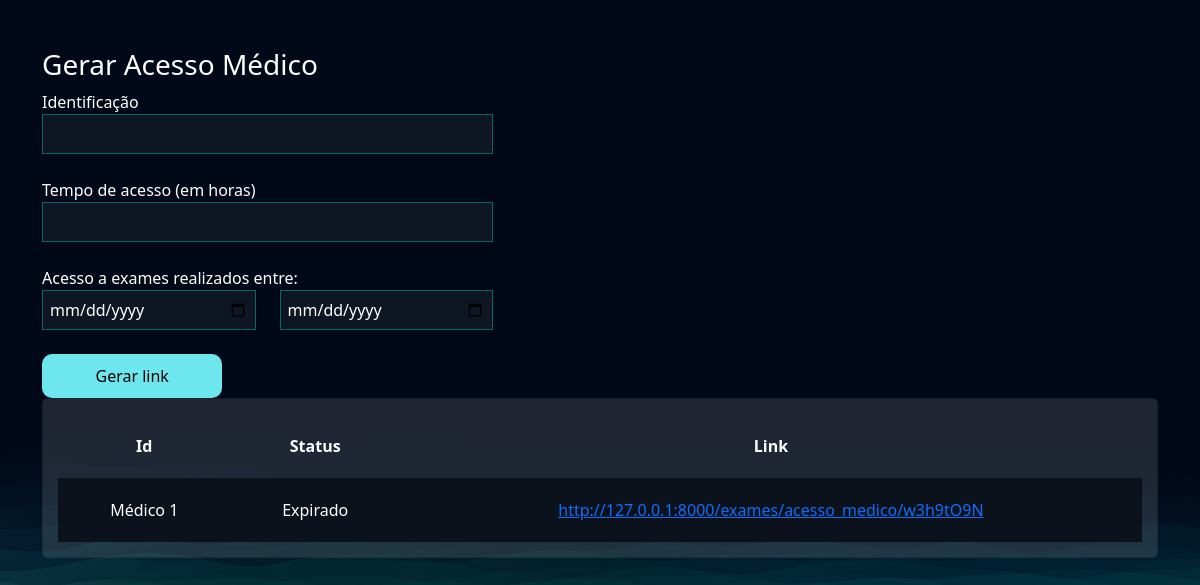
The page /exames/gerar_acesso_medico/ (signed in) on the database its author committed.
### exames/models.py (models this page shows, shortened)
class AcessoMedico(models.Model):
    usuario = models.ForeignKey(User, on_delete=models.DO_NOTHING)
    identificacao = models.CharField(max_length=50)
    tempo_de_acesso = models.IntegerField() # Em horas
    criado_em = models.DateTimeField()
    data_exames_iniciais = models.DateField()
    data_exames_finais = models.DateField()
    token = models.CharField(max_length=20, null=True, blank=True)
    @property
    def status(self):
        return 'Expirado' if timezone.now() > (self.criado_em + timedelta(hours=self.tempo_de_acesso)) else 'Ativo'
    @property
    def url(self):
        return f"http://127.0.0.1:8000/exames/acesso_medico/{self.token}"

### exames/views.py (the view, shortened to what this page needs)
# urls.py: path('gerar_acesso_medico/', views.gerar_acesso_medico, name="gerar_acesso_medico"),
@login_required
def gerar_acesso_medico(request):
    if request.method == "GET":
        acessos_medicos = AcessoMedico.objects.filter(usuario =request. user)
        return render(request, 'gerar_acesso_medico.html', {'acessos_medicos': acessos_medicos})

### exames/templates/gerar_acesso_medico.html (shortened to what this page needs)
{% extends "bases/base.html" %}
{% load static %}
{% block 'head' %}
    <link href="{% static 'exames/css/css.css' %}" rel="stylesheet">
    <link href="{% static 'exames/css/gerenciar_pedidos.css' %}" rel="stylesheet">
{% endblock 'head' %}
{% block 'conteudo' %}
    <br>
    <br>
    <div class="container">
        <div class="row">
            <div class="col-md-5">
                <h3>Gerar Acesso Médico</h3>
                <form action="{% url "gerar_acesso_medico" %}" method="POST">{% csrf_token %}
                    <label for="">Identificação</label>
                    <br>
                    <input style="width: 100%" type="text" name="identificacao" id="" class="input-default">
                    <br>
                    <br>
                    <label for="">Tempo de acesso (em horas)</label>
                    <br>
                    <input style="width: 100%" type="number" name="tempo_de_acesso" id="" class="input-default">
                    <br>
                    <br>
                    <div class="row">
                        <label for="">Acesso a exames realizados entre:</label>
                        <div class="col-md">
                            <input style="width: 100%" type="date" name="data_exame_inicial" id="" class="input-default">
                        </div>
                        <div class="col-md">
                            <input style="width: 100%" type="date" name="data_exame_final" id="" class="input-default">
                            <br>
                            <br>
                        </div>
                    </div>
                    <input style="width: 40%" type="submit" class="btn-default" value="Gerar link">
                </form>
            </div>
            <div class="col-md">
                <div class="card">
                    <table style="text-align: center">
                        <tr>
                          <th>Id</th>
                          <th>Status</th>
                          <th>Link</th>
                        </tr>
                        {% for acesso in acessos_medicos  %}
                            <tr class="linha-tabela">
                                <td>{{acesso.identificacao}}</td>
                                <td>{{acesso.status}}</td>
                                <td><a href="{{acesso.url}}">{{acesso.url}}</a></td>
                            </tr>
                         {% endfor %}
                    </table>
                </div>
            </div>
        </div>
    </div>
{% endblock 'conteudo' %}

### templates/static/geral/css/base.css (style rules this page uses)
:root { --main-color: #151C34; --dark-color: #0C121C ; --light-color: #6DE6EE; --contrast-color: #f4c96b; --differential-color: #066668; }
* { color: white }
.input-default { background-color: rgba(255,255,255,0.05); border: 1px solid var(--differential-color); padding: 7px; width: 50%; }
.btn-default { background-color: var(--light-color); color: black; width: 15%; padding: 10px; border: none; border-radius: 10px; }

### templates/static/exames/css/css.css (style rules this page uses)
body { background-image: url('/static/geral/img/bg2.png'); background-size: cover; }
.card { background-color: rgba(217, 217, 217, .14); color: white; padding: 15px; }

### templates/static/exames/css/gerenciar_pedidos.css (style rules this page uses)
.linha-tabela { background-color: var(--dark-color); height: 20px; }
td, th { padding: 20px; }

### rows shown on the page
AcessoMedico: identificacao "Médico 1", status "Expirado", url "http://127.0.0.1:8000/exames/acesso_medico/w3h9tO9N"
